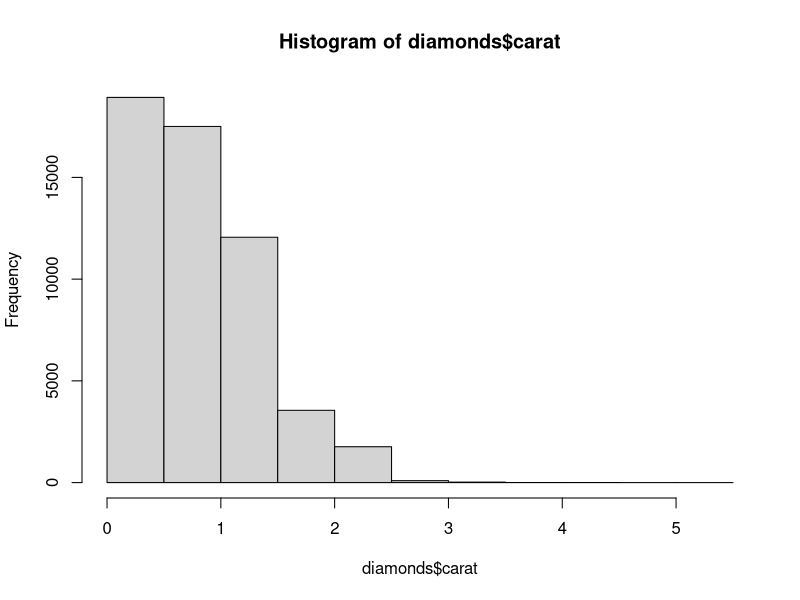
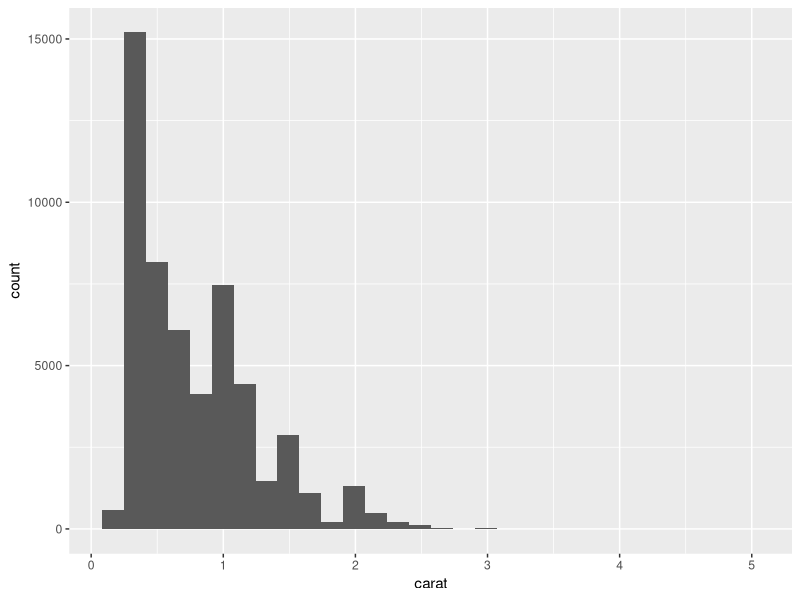

The R script that drew these images, in order:
## ---- chunk 1
require('ggplot2')
library(ggplot2)
## ---- chunk 2
hist(diamonds$carat)
ggplot(data = diamonds) +
  geom_histogram(aes(x = carat))
